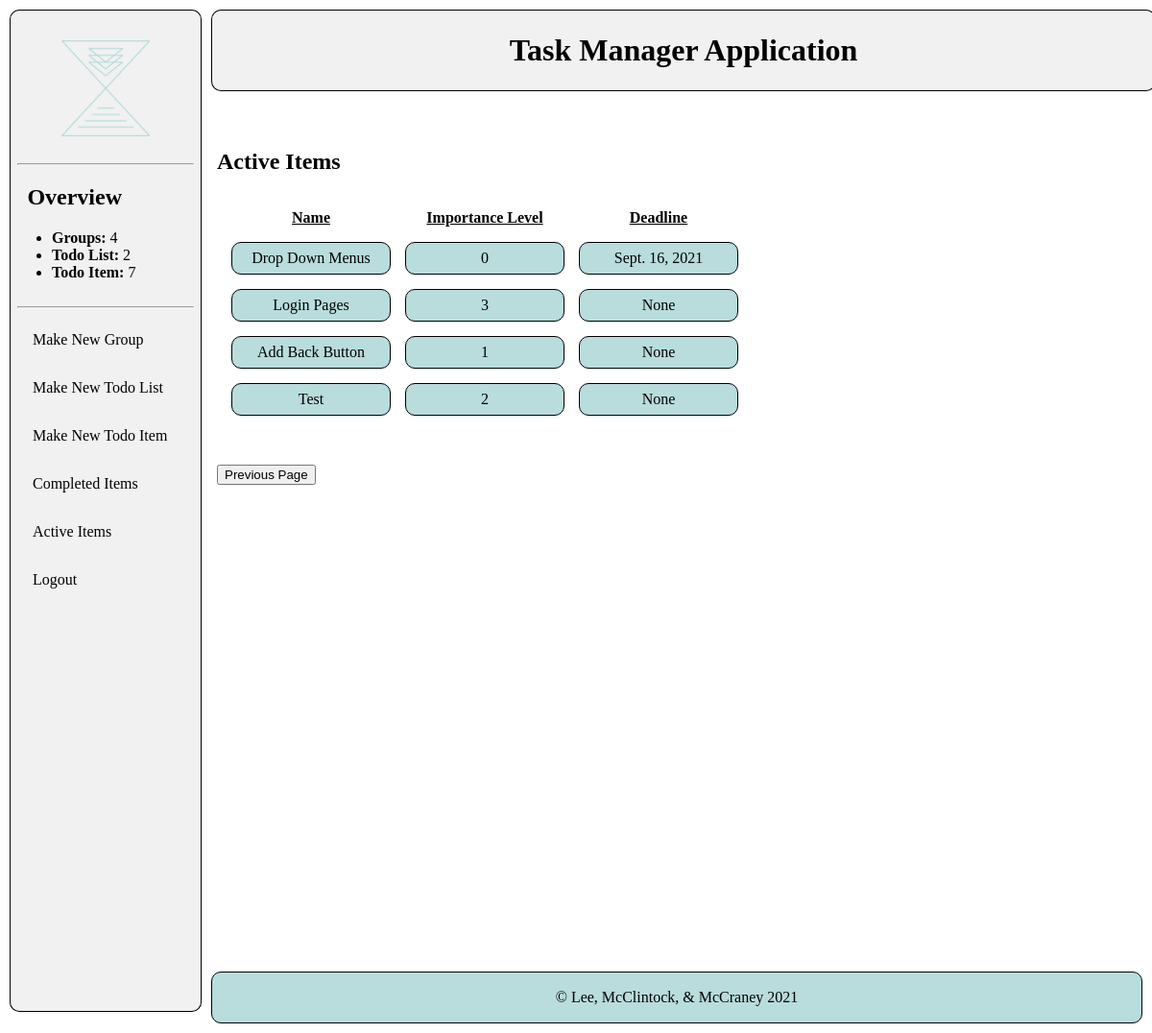
/uncompleted (signed in), run on an earlier commit of the app's database.
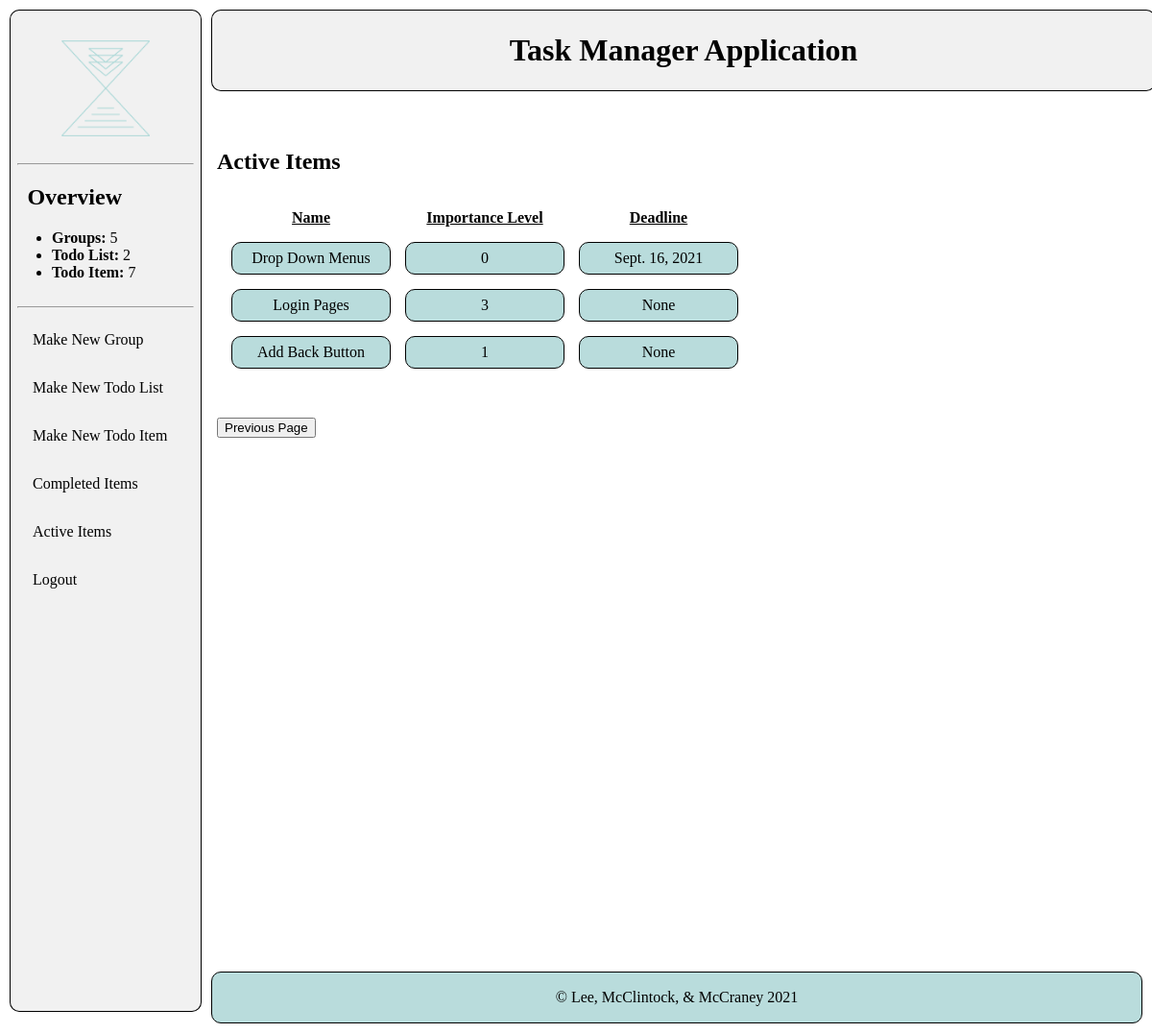
And on a later commit of the database.
### calendarApp/models.py (models this page shows, shortened)
class TodoItem(models.Model):
    CHOICES = [(i,i) for i in range(4)]
    user = models.ForeignKey(User, on_delete=models.CASCADE)
    todoList = models.ForeignKey(TodoList, on_delete=models.CASCADE)
    name = models.CharField(max_length=200)
    description = models.CharField(max_length=200, blank=True)
    completed = models.BooleanField(default=False)
    completedDate = models.DateField(null=True, blank=True)
    deadline = models.DateField(null=True, blank=True)
    importanceLevel = models.IntegerField(default=0, choices=CHOICES)

### calendarApp/views.py (the view)
# urls.py: path("uncompleted", views.uncompletedItems, name="uncompletedItems"),
@login_required
def uncompletedItems(request):
    todoItems = TodoItem.objects.all().filter(completed=False, user=request.user)
    return render(request, "uncompletedItems.html", {"todoItems": todoItems})

### calendarApp/models.py (called while the page is built)
    def __str__(self):
        return self.name

    def __str__(self):
        return self.name

### calendarSite/context_processors.py (called while the page is built)
def count(request):
    if request.user.is_authenticated:
        return {
            'num_Group': Group.objects.filter(user=request.user).count(),
            'num_TodoList': TodoList.objects.filter(user=request.user).count(),
            'num_TodoItem': TodoItem.objects.filter(user=request.user).count(),
        }
    else:
        return {
            'num_Group': 0,
            'num_TodoList':0,
            'num_TodoItem': 0,
        }

### calendarApp/templates/uncompletedItems.html (shortened to what this page needs)
{% extends "base_generic.html" %}
{% block content %}
<div class="content">
    <div class="detail">
        <div class="formContent">
            {% if todoItems%}
                <h2>Active Items</h2>
                <table id="myTable">
                    <tr>
                        <th id="listName"><u>Name</u></th>
                        <th id="importanceLevel"><u>Importance Level</u></th>
                        <th id="deadline"><u>Deadline</u></th>
                    </tr>
                {% for todoItem in todoItems %}
                    <tr>
                        <td><a href="/{{todoItem.todoList.group}}/{{todoItem.todoList}}/{{todoItem.name}}">{{todoItem.name}}</a></td>
                        <td>{{todoItem.importanceLevel}}</td>
                        <td>{{todoItem.deadline}}</td>
                    </tr>
                {% endfor %}
                </table>
            {% else %}
                <p>You have no uncompleted items</p>
            {% endif %}
        </div>
    </div>
    <br><br>
    <button onclick="location.href='javascript:history.go(-1)' ">Previous Page</a></button>
</div>
{% endblock %}

What changed in the data, as far as the page shows it:
no longer on this page (row edited): TodoItem: name "Test", importanceLevel "2", deadline "None"
Also different on the page:
{{ num_Group }}: "4" → "5"
